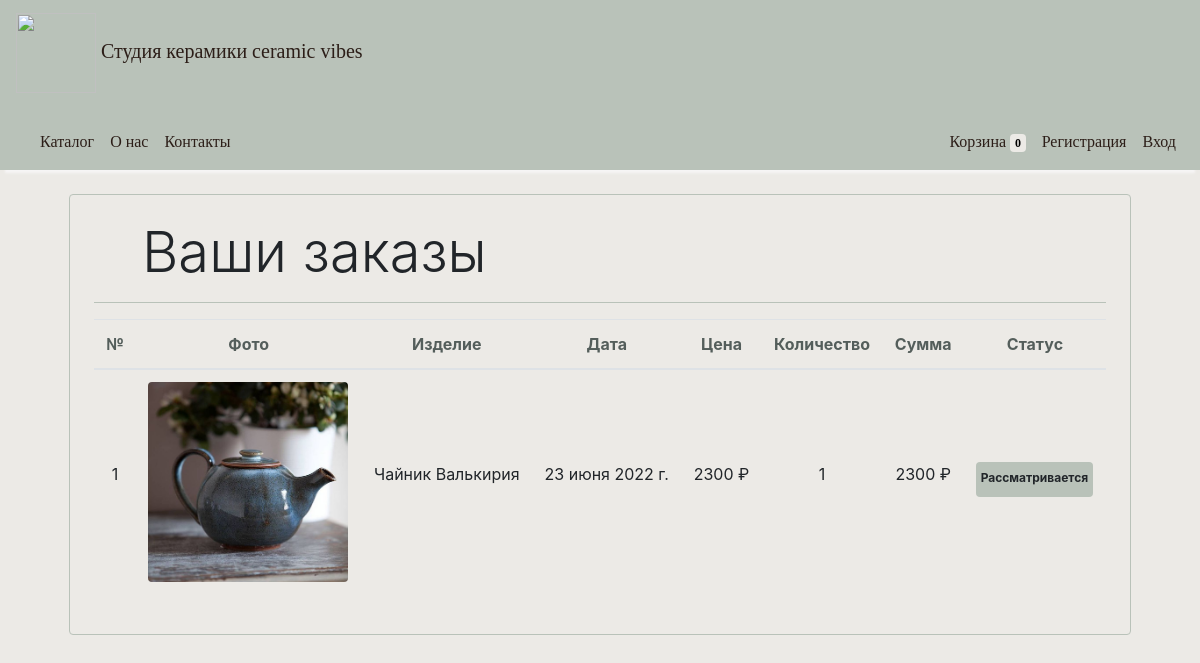
The app's page /orders (signed in) with its own data.
### store/models/orders.py (models this page shows, shortened)
class Order(models.Model):
    product = models.ForeignKey(Products,
                                on_delete=models.CASCADE)
    customer = models.ForeignKey(Customer,
                                 on_delete=models.CASCADE)
    quantity = models.IntegerField(default=1)
    price = models.IntegerField()
    address = models.CharField(max_length=50, default='', blank=True)
    phone = models.CharField(max_length=50, default='', blank=True)
    date = models.DateField(default=datetime.datetime.today)
    status = models.BooleanField(default=False)
    @staticmethod
    def get_orders_by_customer(customer_id):
        return Order.objects.filter(customer=customer_id).order_by('-date')

### store/models/product.py (models this page shows, shortened)
class Products(models.Model):
    name = models.CharField(max_length=60)
    price = models.IntegerField(default=0)
    category = models.ForeignKey(Category, on_delete=models.CASCADE, default=1)
    description = models.CharField(max_length=250, default='', blank=True, null=True)
    image = models.ImageField(upload_to='uploads/products/')

### store/middlewares/auth.py (the view)
    def middleware(request):
        print(request.session.get('customer'))
        returnUrl = request.META['PATH_INFO']
        print(request.META['PATH_INFO'])
        if not request.session.get('customer'):
            return redirect(f'login?return_url={returnUrl}')
        response = get_response(request)
        return response

### store/templatetags/custom_filter.py (called while the page is built)
@register.filter(name='multiply')
def multiply(number, number1):
    return number * number1

### store/views/orders.py (called while the page is built)
    def get(self, request):
        customer = request.session.get('customer')
        orders = Order.get_orders_by_customer(customer)
        print(orders)
        return render(request, 'orders.html', {'orders': orders})

### templates/orders.html
{% extends 'base.html' %}
{% block content %}
    {% load cart %}
    {% load custom_filter %}
    <div class="container">
        <div class="border-secondary rounded p-4 m-4 myb">
            <p class="display-4 pl-4 ml-4">Ваши заказы</p>
            <hr class="c3">
            <table class="table">
                <thead>
                <tr>
                    <th class="tdcenter c1">№</th>
                    <th class="tdcenter c1">Фото</th>
                    <th class="tdcenter c1">Изделие</th>
                    <th class="tdcenter c1">Дата</th>
                    <th class="tdcenter c1">Цена</th>
                    <th class="tdcenter c1">Количество</th>
                    <th class="tdcenter c1">Сумма</th>
                    <th class="tdcenter c1">Статус</th>
                </tr>
                </thead>
                <tbody>
                {% for order in orders %}
                    <tr>
                        <td><p class="tdcenter tdm80">{{ forloop.counter }}</p></td>
                        <td><img style="height: 200px;" class="rounded" src="{{ order.product.image.url }}" alt=""></td>
                        <td><p class="tdcenter tdm80">{{ order.product.name }}</p></td>
                        <td><p class="tdcenter tdm80">{{ order.date }}</p></td>
                        <td><p class="tdcenter tdm80">{{ order.price}}  ₽</p></td>
                        <td><p class="tdcenter tdm80">{{ order.quantity }}</p></td>
                        <td><p class="tdcenter tdm80">{{ order.quantity|multiply:order.price}}  ₽</p></td>
                        {% if order.status %}
                            <td><small class="badge badge-light tdcenter">Выполнено</small></td>
                        {% else %}
                            <td><small class="badge badge-light tdcenter" style="background: #B9C2B9;height: 35px; padding-top: 10px; margin-top: 80px">Рассматривается</small></td>
                        {% endif %}
                    </tr>
                {% endfor %}
                </tbody>
            </table>
        </div>
    </div>
{% endblock %}

### templates/base.html (style rules this page uses)
body { background-color: #eceae6; }
.tdm80 { margin-top: 80px; }
.tdcenter { text-align: center; }
.myb { border: 1px solid #B9C2B9!important; }
.c1 { color: #545E5B; }
.c3 { border: 0; border-top: 1px solid #B9C2B9!important; }

### records on screen
Order: product.image (picture), product.name "Чайник Валькирия", date "23 июня 2022 г.", price "2300", quantity "1", quantity|multiply "2300", status "Рассматривается"

### other values on screen
{{ request.session.cart.keys|length }} "0"
